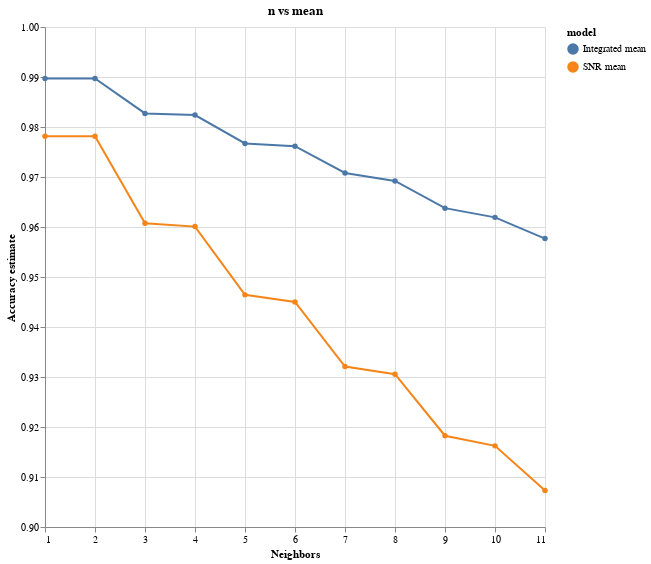

The cell this chart's notebook holds for it:
### Markdown cell above
## graphing our findings:
I first add another column to accuracies_grid_integrated and accuracies_grid_snr indicating whether we're looking at the integrated mean, or the snr mean. I later use this in the color section of mark_line as the titles for the blue and orange graphs as can be seen below. I used a mark_line since we're trying to see a trend between the different n values which in this case is decreasing starting from n=1.

### Code cell
accuracies_grid_integrated['model'] = 'Integrated mean'
accuracies_grid_snr['model'] = 'SNR mean'

accuracy_vs_k_integrated = alt.Chart(accuracies_grid_integrated, title="n vs mean").mark_line(point=True).encode(
    x=alt.X("param_kneighborsclassifier__n_neighbors").title("Neighbors"),
    y=alt.Y("mean_test_score")
        .scale(domain=(0.9, 1))
        .title("Accuracy estimate"),
    color=alt.Color("model")
)+ alt.Chart(accuracies_grid_snr).mark_line(point=True).encode(
    x=alt.X("param_kneighborsclassifier__n_neighbors").title("Neighbors"),
    y=alt.Y("mean_test_score")
        .scale(domain=(0.9, 1))
        .title("Accuracy estimate"),
    color=alt.Color("model")
).properties(width = 500, height = 500)
accuracy_vs_k_integrated

### Figure 1 — Vega-Lite specification as saved in the notebook (floating-point values rounded to 4 significant figures)
{"config": {"view": {"continuousWidth": 300, "continuousHeight": 300}}, "layer": [{"data": {"name": "data-270c4b0886bf89acc057eb15878db048"}, "mark": {"type": "line", "point": true}, "encoding": {"color": {"field": "model", "type": "nominal"}, "x": {"field": "param_kneighborsclassifier__n_neighbors", "title": "Neighbors", "type": "quantitative"}, "y": {"field": "mean_test_score", "scale": {"domain": [0.9, 1]}, "title": "Accuracy estimate", "type": "quantitative"}}, "title": "n vs mean"}, {"data": {"name": "data-449056d1c4e15656f3696452378df77c"}, "mark": {"type": "line", "point": true}, "encoding": {"color": {"field": "model", "type": "nominal"}, "x": {"field": "param_kneighborsclassifier__n_neighbors", "title": "Neighbors", "type": "quantitative"}, "y": {"field": "mean_test_score", "scale": {"domain": [0.9, 1]}, "title": "Accuracy estimate", "type": "quantitative"}}}], "height": 500, "width": 500, "$schema": "https://vega.github.io/schema/vega-lite/v5.15.1.json", "datasets": {"data-270c4b0886bf89acc057eb15878db048": [{"mean_fit_time": 0.03896, "std_fit_time": 0.003942, "mean_score_time": 0.1176, "std_score_time": 0.01097, "param_kneighborsclassifier__n_neighbors": 1, "params": {"kneighborsclassifier__n_neighbors": 1}, "split0_test_score": 0.9905, "split1_test_score": 0.9892, "split2_test_score": 0.9883, "split3_test_score": 0.9923, "split4_test_score": 0.988, "split5_test_score": 0.988, "split6_test_score": 0.988, "split7_test_score": 0.9923, "split8_test_score": 0.9938, "split9_test_score": 0.9865, "mean_test_score": 0.9897, "std_test_score": 0.002294, "rank_test_score": 1, "model": "Integrated mean"}, {"mean_fit_time": 0.04161, "std_fit_time": 0.002388, "mean_score_time": 0.1352, "std_score_time": 0.01174, "param_kneighborsclassifier__n_neighbors": 2, "params": {"kneighborsclassifier__n_neighbors": 2}, "split0_test_score": 0.9905, "split1_test_score": 0.9892, "split2_test_score": 0.9883, "split3_test_score": 0.9923, "split4_test_score": 0.988, "split5_test_score": 0.988, "split6_test_score": 0.988, "split7_test_score": 0.9923, "split8_test_score": 0.9938, "split9_test_score": 0.9865, "mean_test_score": 0.9897, "std_test_score": 0.002294, "rank_test_score": 1, "model": "Integrated mean"}, {"mean_fit_time": 0.04003, "std_fit_time": 0.002138, "mean_score_time": 0.1257, "std_score_time": 0.004963, "param_kneighborsclassifier__n_neighbors": 3, "params": {"kneighborsclassifier__n_neighbors": 3}, "split0_test_score": 0.9868, "split1_test_score": 0.9825, "split2_test_score": 0.9812, "split3_test_score": 0.9843, "split4_test_score": 0.9809, "split5_test_score": 0.9809, "split6_test_score": 0.9806, "split7_test_score": 0.9828, "split8_test_score": 0.9892, "split9_test_score": 0.9779, "mean_test_score": 0.9827, "std_test_score": 0.003133, "rank_test_score": 3, "model": "Integrated mean"}, {"mean_fit_time": 0.04144, "std_fit_time": 0.002641, "mean_score_time": 0.1282, "std_score_time": 0.005253, "param_kneighborsclassifier__n_neighbors": 4, "params": {"kneighborsclassifier__n_neighbors": 4}, "split0_test_score": 0.9868, "split1_test_score": 0.9822, "split2_test_score": 0.98, "split3_test_score": 0.9843, "split4_test_score": 0.98, "split5_test_score": 0.9809, "split6_test_score": 0.9806, "split7_test_score": 0.9822, "split8_test_score": 0.9892, "split9_test_score": 0.9775, "mean_test_score": 0.9824, "std_test_score": 0.003316, "rank_test_score": 4, "model": "Integrated mean"}, {"mean_fit_time": 0.04168, "std_fit_time": 0.002049, "mean_score_time": 0.1386, "std_score_time": 0.0158, "param_kneighborsclassifier__n_neighbors": 5, "params": {"kneighborsclassifier__n_neighbors": 5}, "split0_test_score": 0.9822, "split1_test_score": 0.976, "split2_test_score": 0.9751, "split3_test_score": 0.9769, "split4_test_score": 0.9751, "split5_test_score": 0.9745, "split6_test_score": 0.9751, "split7_test_score": 0.9791, "split8_test_score": 0.9837, "split9_test_score": 0.9695, "mean_test_score": 0.9767, "std_test_score": 0.003859, "rank_test_score": 5, "model": "Integrated mean"}, {"mean_fit_time": 0.04059, "std_fit_time": 0.001986, "mean_score_time": 0.1277, "std_score_time": 0.00383, "param_kneighborsclassifier__n_neighbors": 6, "params": {"kneighborsclassifier__n_neighbors": 6}, "split0_test_score": 0.9809, "split1_test_score": 0.9757, "split2_test_score": 0.9745, "split3_test_score": 0.9766, "split4_test_score": 0.9745, "split5_test_score": 0.9745, "split6_test_score": 0.9745, "split7_test_score": 0.9794, "split8_test_score": 0.9828, "split9_test_score": 0.9683, "mean_test_score": 0.9762, "std_test_score": 0.003877, "rank_test_score": 6, "model": "Integrated mean"}, {"mean_fit_time": 0.03937, "std_fit_time": 0.001648, "mean_score_time": 0.1289, "std_score_time": 0.006265, "param_kneighborsclassifier__n_neighbors": 7, "params": {"kneighborsclassifier__n_neighbors": 7}, "split0_test_score": 0.976, "split1_test_score": 0.9705, "split2_test_score": 0.9702, "split3_test_score": 0.972, "split4_test_score": 0.9674, "split5_test_score": 0.9686, "split6_test_score": 0.9702, "split7_test_score": 0.9739, "split8_test_score": 0.9782, "split9_test_score": 0.9612, "mean_test_score": 0.9708, "std_test_score": 0.004479, "rank_test_score": 7, "model": "Integrated mean"}, {"mean_fit_time": 0.04042, "std_fit_time": 0.003671, "mean_score_time": 0.1267, "std_score_time": 0.00232, "param_kneighborsclassifier__n_neighbors": 8, "params": {"kneighborsclassifier__n_neighbors": 8}, "split0_test_score": 0.9726, "split1_test_score": 0.9674, "split2_test_score": 0.9692, "split3_test_score": 0.9711, "split4_test_score": 0.9662, "split5_test_score": 0.9677, "split6_test_score": 0.9692, "split7_test_score": 0.972, "split8_test_score": 0.976, "split9_test_score": 0.9606, "mean_test_score": 0.9692, "std_test_score": 0.003971, "rank_test_score": 8, "model": "Integrated mean"}, {"mean_fit_time": 0.03881, "std_fit_time": 0.001117, "mean_score_time": 0.1283, "std_score_time": 0.005847, "param_kneighborsclassifier__n_neighbors": 9, "params": {"kneighborsclassifier__n_neighbors": 9}, "split0_test_score": 0.9671, "split1_test_score": 0.9643, "split2_test_score": 0.9631, "split3_test_score": 0.9671, "split4_test_score": 0.9594, "split5_test_score": 0.9631, "split6_test_score": 0.9612, "split7_test_score": 0.9662, "split8_test_score": 0.9705, "split9_test_score": 0.9557, "mean_test_score": 0.9638, "std_test_score": 0.004055, "rank_test_score": 9, "model": "Integrated mean"}, {"mean_fit_time": 0.03926, "std_fit_time": 0.001329, "mean_score_time": 0.1282, "std_score_time": 0.001026, "param_kneighborsclassifier__n_neighbors": 10, "params": {"kneighborsclassifier__n_neighbors": 10}, "split0_test_score": 0.9631, "split1_test_score": 0.9603, "split2_test_score": 0.9619, "split3_test_score": 0.9653, "split4_test_score": 0.9591, "split5_test_score": 0.9619, "split6_test_score": 0.9582, "split7_test_score": 0.9655, "split8_test_score": 0.9692, "split9_test_score": 0.9548, "mean_test_score": 0.9619, "std_test_score": 0.003934, "rank_test_score": 10, "model": "Integrated mean"}, {"mean_fit_time": 0.03938, "std_fit_time": 0.001726, "mean_score_time": 0.1347, "std_score_time": 0.005887, "param_kneighborsclassifier__n_neighbors": 11, "params": {"kneighborsclassifier__n_neighbors": 11}, "split0_test_score": 0.96, "split1_test_score": 0.9573, "split2_test_score": 0.9563, "split3_test_score": 0.9628, "split4_test_score": 0.952, "split5_test_score": 0.9569, "split6_test_score": 0.956, "split7_test_score": 0.9628, "split8_test_score": 0.9652, "split9_test_score": 0.9474, "mean_test_score": 0.9577, "std_test_score": 0.005077, "rank_test_score": 11, "model": "Integrated mean"}], "data-449056d1c4e15656f3696452378df77c": [{"mean_fit_time": 0.04027, "std_fit_time": 0.005829, "mean_score_time": 0.1201, "std_score_time": 0.009071, "param_kneighborsclassifier__n_neighbors": 1, "params": {"kneighborsclassifier__n_neighbors": 1}, "split0_test_score": 0.9788, "split1_test_score": 0.9825, "split2_test_score": 0.9763, "split3_test_score": 0.9717, "split4_test_score": 0.9785, "split5_test_score": 0.9776, "split6_test_score": 0.9714, "split7_test_score": 0.9772, "split8_test_score": 0.9868, "split9_test_score": 0.9806, "mean_test_score": 0.9781, "std_test_score": 0.004374, "rank_test_score": 1, "model": "SNR mean"}, {"mean_fit_time": 0.04356, "std_fit_time": 0.00468, "mean_score_time": 0.1361, "std_score_time": 0.01144, "param_kneighborsclassifier__n_neighbors": 2, "params": {"kneighborsclassifier__n_neighbors": 2}, "split0_test_score": 0.9791, "split1_test_score": 0.9825, "split2_test_score": 0.9763, "split3_test_score": 0.9717, "split4_test_score": 0.9785, "split5_test_score": 0.9776, "split6_test_score": 0.9714, "split7_test_score": 0.9772, "split8_test_score": 0.9865, "split9_test_score": 0.9806, "mean_test_score": 0.9781, "std_test_score": 0.00432, "rank_test_score": 2, "model": "SNR mean"}, {"mean_fit_time": 0.0416, "std_fit_time": 0.004514, "mean_score_time": 0.1236, "std_score_time": 0.004534, "param_kneighborsclassifier__n_neighbors": 3, "params": {"kneighborsclassifier__n_neighbors": 3}, "split0_test_score": 0.9634, "split1_test_score": 0.9677, "split2_test_score": 0.9563, "split3_test_score": 0.9453, "split4_test_score": 0.9628, "split5_test_score": 0.9585, "split6_test_score": 0.9563, "split7_test_score": 0.9591, "split8_test_score": 0.9723, "split9_test_score": 0.9659, "mean_test_score": 0.9608, "std_test_score": 0.007116, "rank_test_score": 3, "model": "SNR mean"}, {"mean_fit_time": 0.04167, "std_fit_time": 0.004279, "mean_score_time": 0.1351, "std_score_time": 0.01205, "param_kneighborsclassifier__n_neighbors": 4, "params": {"kneighborsclassifier__n_neighbors": 4}, "split0_test_score": 0.9628, "split1_test_score": 0.9674, "split2_test_score": 0.9554, "split3_test_score": 0.9437, "split4_test_score": 0.9613, "split5_test_score": 0.9582, "split6_test_score": 0.9554, "split7_test_score": 0.9588, "split8_test_score": 0.9723, "split9_test_score": 0.9655, "mean_test_score": 0.9601, "std_test_score": 0.007473, "rank_test_score": 4, "model": "SNR mean"}, {"mean_fit_time": 0.03843, "std_fit_time": 0.002666, "mean_score_time": 0.1263, "std_score_time": 0.01295, "param_kneighborsclassifier__n_neighbors": 5, "params": {"kneighborsclassifier__n_neighbors": 5}, "split0_test_score": 0.9496, "split1_test_score": 0.953, "split2_test_score": 0.9431, "split3_test_score": 0.9225, "split4_test_score": 0.9477, "split5_test_score": 0.9431, "split6_test_score": 0.9437, "split7_test_score": 0.9456, "split8_test_score": 0.9609, "split9_test_score": 0.9551, "mean_test_score": 0.9464, "std_test_score": 0.009705, "rank_test_score": 5, "model": "SNR mean"}, {"mean_fit_time": 0.03919, "std_fit_time": 0.002881, "mean_score_time": 0.1323, "std_score_time": 0.01238, "param_kneighborsclassifier__n_neighbors": 6, "params": {"kneighborsclassifier__n_neighbors": 6}, "split0_test_score": 0.9474, "split1_test_score": 0.9517, "split2_test_score": 0.9428, "split3_test_score": 0.9219, "split4_test_score": 0.9471, "split5_test_score": 0.9394, "split6_test_score": 0.9425, "split7_test_score": 0.9449, "split8_test_score": 0.9585, "split9_test_score": 0.9539, "mean_test_score": 0.945, "std_test_score": 0.009443, "rank_test_score": 6, "model": "SNR mean"}, {"mean_fit_time": 0.04274, "std_fit_time": 0.008042, "mean_score_time": 0.1295, "std_score_time": 0.004369, "param_kneighborsclassifier__n_neighbors": 7, "params": {"kneighborsclassifier__n_neighbors": 7}, "split0_test_score": 0.9379, "split1_test_score": 0.9379, "split2_test_score": 0.928, "split3_test_score": 0.9031, "split4_test_score": 0.9363, "split5_test_score": 0.9234, "split6_test_score": 0.9308, "split7_test_score": 0.9289, "split8_test_score": 0.9499, "split9_test_score": 0.9446, "mean_test_score": 0.9321, "std_test_score": 0.01225, "rank_test_score": 7, "model": "SNR mean"}, {"mean_fit_time": 0.04163, "std_fit_time": 0.003153, "mean_score_time": 0.1348, "std_score_time": 0.009319, "param_kneighborsclassifier__n_neighbors": 8, "params": {"kneighborsclassifier__n_neighbors": 8}, "split0_test_score": 0.9339, "split1_test_score": 0.9348, "split2_test_score": 0.9277, "split3_test_score": 0.9004, "split4_test_score": 0.9351, "split5_test_score": 0.924, "split6_test_score": 0.9296, "split7_test_score": 0.9283, "split8_test_score": 0.9492, "split9_test_score": 0.9425, "mean_test_score": 0.9306, "std_test_score": 0.01228, "rank_test_score": 8, "model": "SNR mean"}, {"mean_fit_time": 0.04366, "std_fit_time": 0.00439, "mean_score_time": 0.1389, "std_score_time": 0.01256, "param_kneighborsclassifier__n_neighbors": 9, "params": {"kneighborsclassifier__n_neighbors": 9}, "split0_test_score": 0.9274, "split1_test_score": 0.9225, "split2_test_score": 0.9197, "split3_test_score": 0.8813, "split4_test_score": 0.921, "split5_test_score": 0.913, "split6_test_score": 0.9176, "split7_test_score": 0.9114, "split8_test_score": 0.9391, "split9_test_score": 0.9296, "mean_test_score": 0.9183, "std_test_score": 0.01454, "rank_test_score": 9, "model": "SNR mean"}, {"mean_fit_time": 0.04123, "std_fit_time": 0.004127, "mean_score_time": 0.1347, "std_score_time": 0.00451, "param_kneighborsclassifier__n_neighbors": 10, "params": {"kneighborsclassifier__n_neighbors": 10}, "split0_test_score": 0.9213, "split1_test_score": 0.9219, "split2_test_score": 0.9185, "split3_test_score": 0.8798, "split4_test_score": 0.9188, "split5_test_score": 0.9105, "split6_test_score": 0.9169, "split7_test_score": 0.9083, "split8_test_score": 0.9369, "split9_test_score": 0.9293, "mean_test_score": 0.9162, "std_test_score": 0.01447, "rank_test_score": 10, "model": "SNR mean"}, {"mean_fit_time": 0.04366, "std_fit_time": 0.005691, "mean_score_time": 0.1398, "std_score_time": 0.01329, "param_kneighborsclassifier__n_neighbors": 11, "params": {"kneighborsclassifier__n_neighbors": 11}, "split0_test_score": 0.9133, "split1_test_score": 0.9111, "split2_test_score": 0.9081, "split3_test_score": 0.8656, "split4_test_score": 0.913, "split5_test_score": 0.9013, "split6_test_score": 0.908, "split7_test_score": 0.8979, "split8_test_score": 0.9302, "split9_test_score": 0.9246, "mean_test_score": 0.9073, "std_test_score": 0.01664, "rank_test_score": 11, "model": "SNR mean"}]}}
